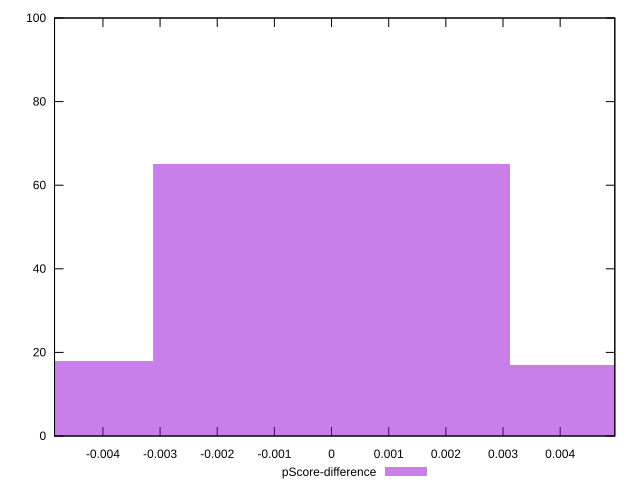

gnuplot code for this plot:
reset

$pScoreDifference <<EOF
0 65
-0.00625478419597293 18
0.00625478419597293 17
EOF

set key outside below
set boxwidth 0.00625478419597293
set xrange [-0.004846732571638739:0.004956310506820336]
set yrange [0:100]
set trange [0:100]
set style fill transparent solid 0.5 noborder
set terminal svg size 640, 490 enhanced background rgb 'white'
set output "report/report_00029_2021-02-24T13-36-40.390Z/max-potential-fid/samples/astro/pScore-difference/histogram.svg"

plot $pScoreDifference title "pScore-difference" with boxes

reset
